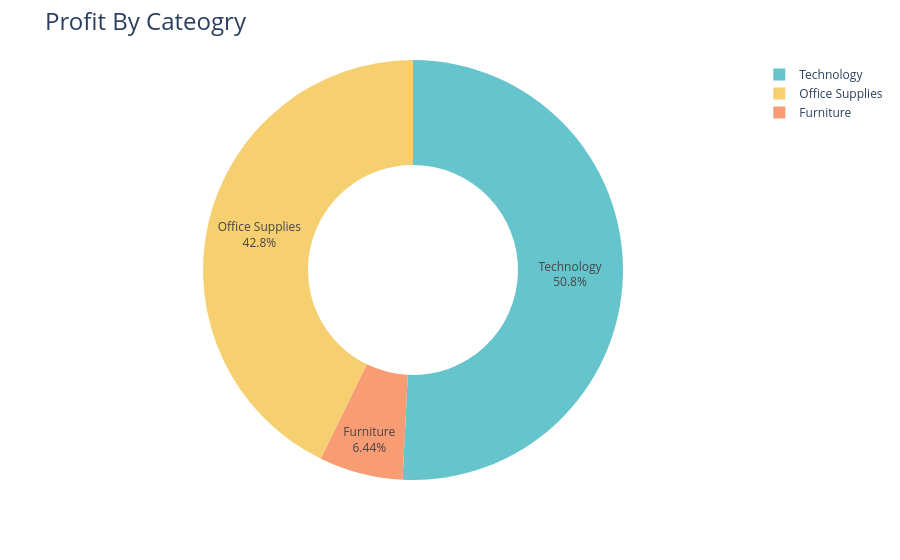

Notebook code cell kept with this figure:
### Code cell
fig = px.pie(profit_by_category,
            values = 'Profit',
            names = 'Category',
            hole = 0.5,
            color_discrete_sequence = px.colors.qualitative.Pastel)
fig.update_traces(textposition='inside',textinfo = 'percent+label')
fig.update_layout(title_text = 'Profit By Cateogry',title_font = dict(size=24))

fig.show()

### Figure 1 — Plotly figure (JSON) as saved in the notebook; plotly's stock layout.template omitted (floating-point values rounded to 4 significant figures)
{"data": [{"domain": {"x": [0, 1], "y": [0, 1]}, "hole": 0.5, "hovertemplate": "Category=%{label}<br>Profit=%{value}<extra></extra>", "labels": ["Furniture", "Office Supplies", "Technology"], "legendgroup": "", "name": "", "showlegend": true, "textinfo": "percent+label", "textposition": "inside", "type": "pie", "values": [18450.0, 122500.0, 145500.0]}], "layout": {"legend": {"tracegroupgap": 0}, "margin": {"t": 60}, "piecolorway": ["rgb(102, 197, 204)", "rgb(246, 207, 113)", "rgb(248, 156, 116)", "rgb(220, 176, 242)", "rgb(135, 197, 95)", "rgb(158, 185, 243)", "rgb(254, 136, 177)", "rgb(201, 219, 116)", "rgb(139, 224, 164)", "rgb(180, 151, 231)", "rgb(179, 179, 179)"], "title": {"font": {"size": 24}, "text": "Profit By Cateogry"}}}
